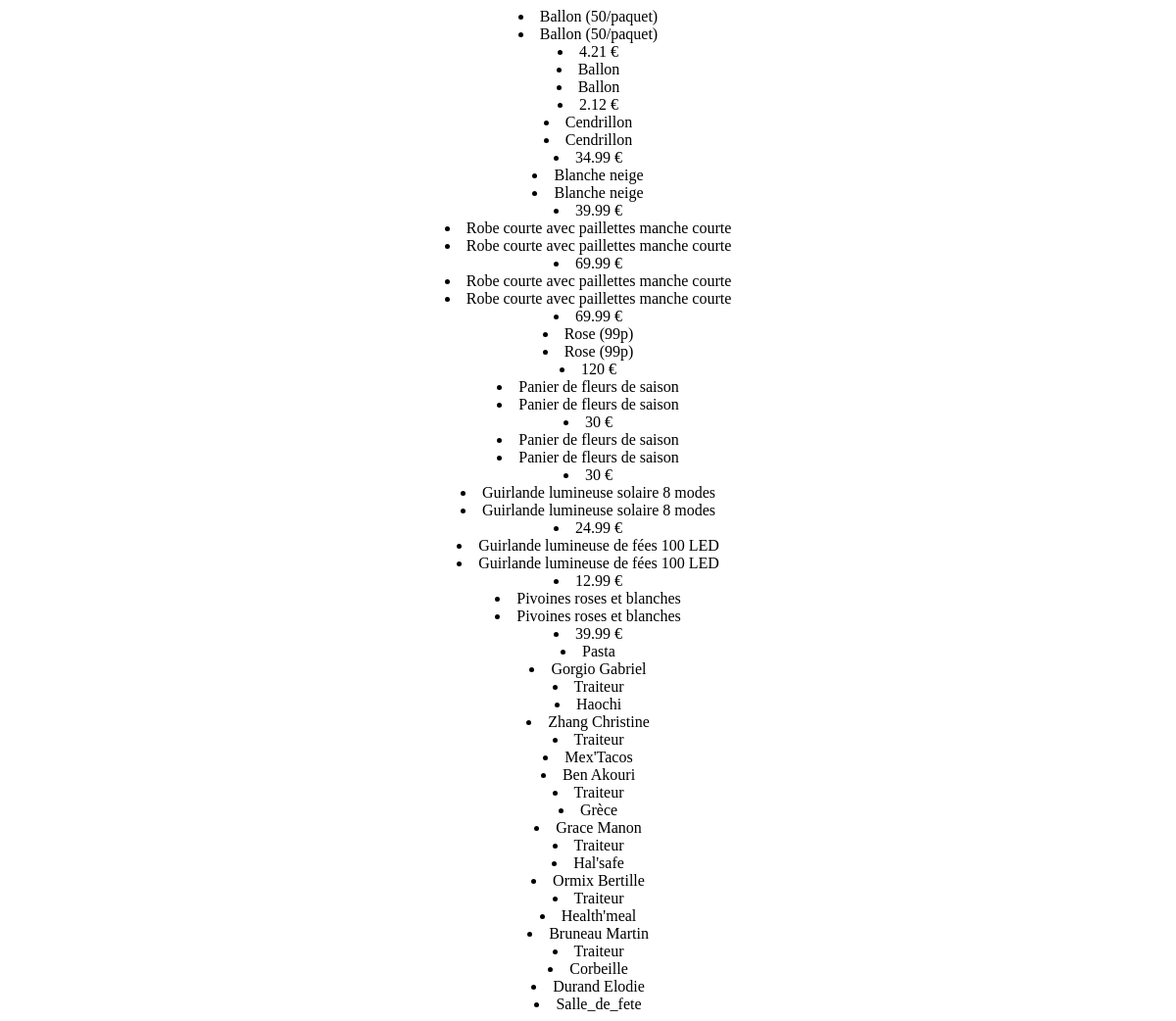
The page /Projet_Annuel_EVENT_O/EVENT_O/main/suggestion.php on the database its author committed.
### tables this page shows
CREATE TABLE `Produit` (
  `idProduit` int NOT NULL,
  `NomP` varchar(100) NOT NULL,
  `Prix` float NOT NULL,
  `Couleur` varchar(20) NOT NULL,
  `Theme` varchar(20) NOT NULL,
  `Categorie` varchar(20) NOT NULL,
  `Motif` varchar(20) NOT NULL,
  `Taille` varchar(20) NOT NULL,
  `Suggestion` tinyint(1) NOT NULL DEFAULT '0'
);

CREATE TABLE `Service` (
  `idService` int NOT NULL,
  `NomC` varchar(20) NOT NULL,
  `PrenomC` varchar(20) NOT NULL,
  `EmailC` varchar(255) NOT NULL,
  `NomS` varchar(100) NOT NULL,
  `CategorieS` varchar(20) NOT NULL,
  `Type_Transport` varchar(20) DEFAULT NULL,
  `Capacite` int DEFAULT NULL,
  `Localisation` varchar(30) DEFAULT NULL,
  `Parking` tinyint(1) NOT NULL DEFAULT '0',
  `Gastronomie` varchar(20) DEFAULT NULL,
  `Regime` varchar(20) DEFAULT NULL,
  `Candidature` tinyint(1) NOT NULL DEFAULT '0',
  `Suggestion` tinyint(1) NOT NULL DEFAULT '0'
);

### Projet_Annuel_EVENT_O/EVENT_O/main/suggestion.php (the view, shortened to what this page needs)
<!DOCTYPE html>
<html lang="fr">
  <head>
    <link rel="stylesheet" type="text/css" href="../main/main.css"/>
  </head>
  <body>
    <?php
      include("../time_session.php");
      $sql = "SELECT * FROM Produit WHERE Suggestion = 1";
      $sqls = "SELECT * FROM Service WHERE Suggestion = 1";
      $stmt = $bdd->query($sql);
      $stmts = $bdd->query($sqls);
    ?>
  <div>
  <?php foreach ($stmt as $row) : ?>
    <li><?php echo $row["NomP"] ?></li>
    <li><?php echo $row["NomP"] ?></li>
    <li><?= $row["Prix"] ?> €</li>
  <?php endforeach; ?>
  <?php foreach ($stmts as $row) : ?>
    <li><?php echo $row["NomS"] ?></li>
    <li><?php echo $row["NomC"] . ' ' . $row["PrenomC"] ?></li>
    <li><?php echo $row["CategorieS"] ?> </li>
  <?php endforeach; ?>
  </div>
  </body>
</html>

### Projet_Annuel_EVENT_O/EVENT_O/main/main.css (style rules this page uses)
body { background-color: rgb(255, 255, 255); font-family: cursive; align-items: center; align-self: center; align-content: center; text-align: center; }

### rows shown on the page
produit: NomP "Ballon (50/paquet)", Prix "4.21"
produit: NomP "Ballon", Prix "2.12"
produit: NomP "Cendrillon", Prix "34.99"
produit: NomP "Blanche neige", Prix "39.99"
produit: NomP "Robe courte avec paillettes manche courte", Prix "69.99"
produit: NomP "Robe courte avec paillettes manche courte", Prix "69.99"
produit: NomP "Rose (99p)", Prix "120"
produit: NomP "Panier de fleurs de saison", Prix "30"
produit: NomP "Panier de fleurs de saison", Prix "30"
produit: NomP "Guirlande lumineuse solaire 8 modes", Prix "24.99"
produit: NomP "Guirlande lumineuse de fées 100 LED", Prix "12.99"
produit: NomP "Pivoines roses et blanches", Prix "39.99"
service: NomS "Pasta", NomC "Gorgio", PrenomC "Gabriel", CategorieS "Traiteur"
service: NomS "Haochi", NomC "Zhang", PrenomC "Christine", CategorieS "Traiteur"
service: NomS "Mex'Tacos", NomC "Ben", PrenomC "Akouri", CategorieS "Traiteur"
service: NomS "Grèce", NomC "Grace", PrenomC "Manon", CategorieS "Traiteur"
service: NomS "Hal'safe", NomC "Ormix", PrenomC "Bertille", CategorieS "Traiteur"
service: NomS "Health'meal", NomC "Bruneau", PrenomC "Martin", CategorieS "Traiteur"
service: NomS "Corbeille", NomC "Durand", PrenomC "Elodie", CategorieS "Salle_de_fete"
